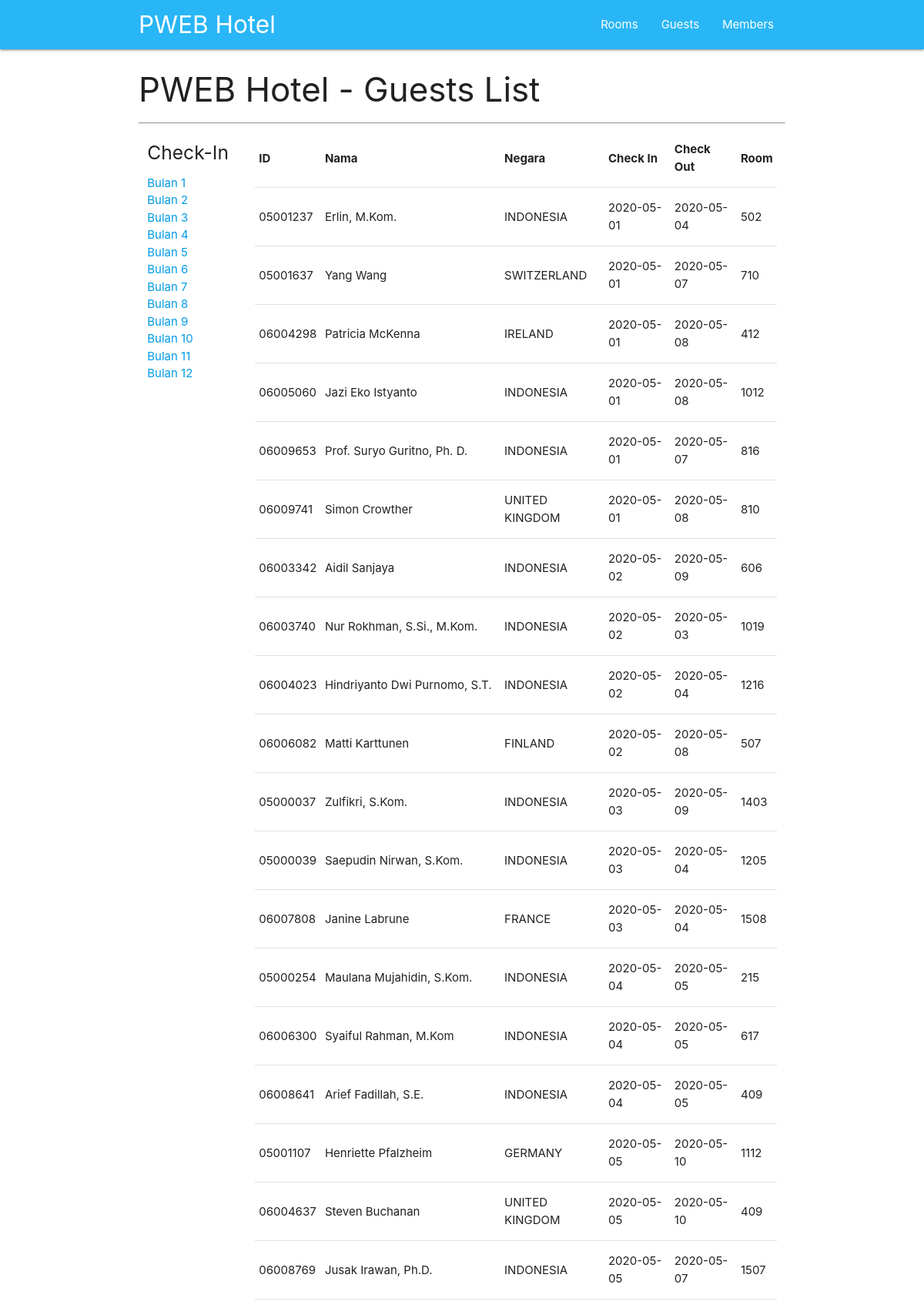
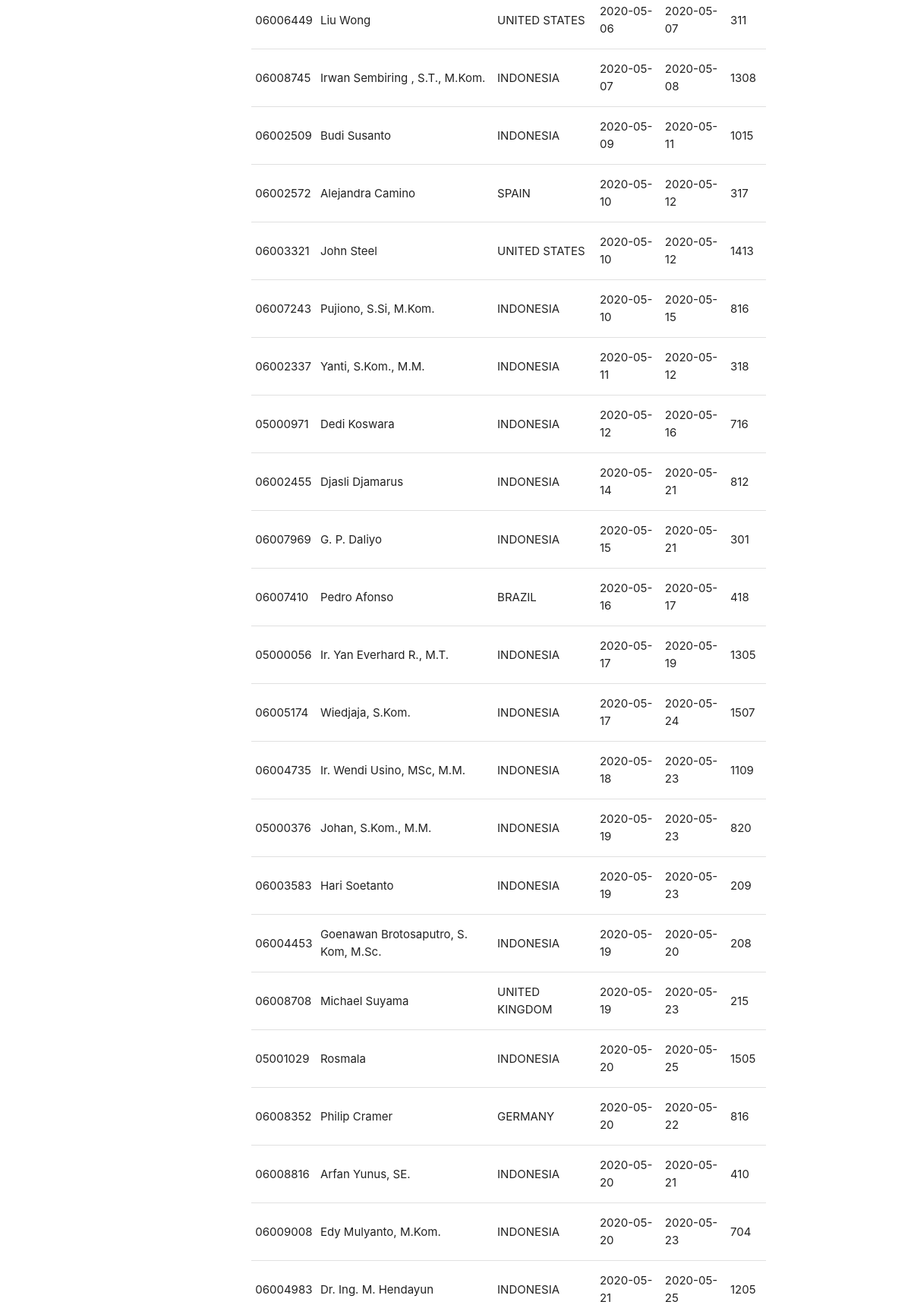
Screenshot of /guests/5 (upper part) with the database file from the repository (2 pictures, top to bottom).
### tables this page shows
CREATE TABLE `guests` (
  `date_in` date DEFAULT NULL,
  `date_out` date DEFAULT NULL,
  `member_ID` char(8) DEFAULT NULL,
  `room` char(4) DEFAULT NULL
);

CREATE TABLE `members` (
  `member_ID` char(8) NOT NULL DEFAULT '',
  `nama` varchar(50) DEFAULT NULL,
  `alamat` varchar(100) DEFAULT NULL,
  `kota` varchar(30) DEFAULT NULL,
  `kodepos` varchar(15) DEFAULT NULL,
  `negara` char(2) DEFAULT NULL,
  `telepon` varchar(25) DEFAULT NULL,
  `hp` varchar(20) DEFAULT NULL,
  PRIMARY KEY (`member_ID`)
);

CREATE TABLE `country` (
  `CC` char(2) NOT NULL DEFAULT '',
  `Country` varchar(80) DEFAULT NULL,
  `ccode` varchar(5) DEFAULT NULL,
  PRIMARY KEY (`CC`)
);

### html/application/controllers/Guest.php (called while the page is built, shortened)
<?php
class Guest extends CI_Controller
{
  function __construct()
  {
    $this->load->model('guest_model');
  }
  public function guestlist( $checkin = '' )
  {
    if ($checkin == '') {
      $where = '';
    }
    else {
      $where = "(MONTH(date_in) = ".$checkin.")" ;
    }
    $viewdata['judul'] = "PWEB Hotel - Guests List";
    $viewdata['guests'] = $this->guest_model->guestList( $where );
    $this->load->view('layout/header');
    $this->load->view('guestlist', $viewdata);
    $this->load->view('layout/footer');
  }
}

### html/index.php (called while the page is built, shortened)
<?php
require_once BASEPATH.'core/CodeIgniter.php';

### html/application/models/Guest_model.php (called while the page is built, shortened)
<?php
class Guest_model extends CI_Model {
  public function guestList( $where = '' )
  {
    $this->db->select('gs.member_ID, mm.nama, cc.Country, gs.date_in, gs.date_out, gs.room');
    $this->db->join('members mm' , 'gs.member_ID = mm.member_ID');
    $this->db->join('country cc' , 'mm.negara=cc.CC');
    if ( $where != '' ) $this->db->where( $where );
    $query = $this->db->get( 'guests gs' );
    return $query->result_array();
  }
}

### html/application/views/guestlist.php (the view)
<div class="container">
<h3> <?= $judul ?> </h3>
<hr>
<div class="row">
  <div class="col s2">
    <h5>Check-In</h5>
    <ul>
      <li>
        <?php
          for ($l=1; $l<=12 ; $l++) {
            ?>
            <li>
              <a href="/guests/<?= $l?>">Bulan <?= $l ?></a>
            </li>
            <?php
          }
         ?>
      </li>
    </ul>
  </div>
  <div class="col s10">
    <table>
      <thead>
        <tr>
          <th>ID</th>
          <th>Nama</th>
          <th>Negara</th>
          <th>Check In</th>
          <th>Check Out</th>
          <th>Room</th>
        </tr>
      </thead>
      <tbody>
      <?php foreach ($guests as $guest): ?>
        <tr>
          <td> <?= $guest['member_ID'] ?></td>
          <td> <?= $guest['nama'] ?></td>
          <td> <?= $guest['Country'] ?></td>
          <td> <?= $guest['date_in'] ?></td>
          <td> <?= $guest['date_out'] ?></td>
          <td> <?= $guest['room'] ?></td>
        </tr>
      <?php endforeach; ?>
      </tbody>
    </table>
  </div>
</div>
</div>

### rows the page displays
guests: member_ID "05001237", member_ID.nama "Erlin, M.Kom.", country.Country "INDONESIA", date_in "2020-05-01", date_out "2020-05-04", room "502"
guests: member_ID "05001637", member_ID.nama "Yang Wang", country.Country "SWITZERLAND", date_in "2020-05-01", date_out "2020-05-07", room "710"
guests: member_ID "06004298", member_ID.nama "Patricia McKenna", country.Country "IRELAND", date_in "2020-05-01", date_out "2020-05-08", room "412"
guests: member_ID "06005060", member_ID.nama "Jazi Eko Istyanto", country.Country "INDONESIA", date_in "2020-05-01", date_out "2020-05-08", room "1012"
guests: member_ID "06009653", member_ID.nama "Prof. Suryo Guritno, Ph. D.", country.Country "INDONESIA", date_in "2020-05-01", date_out "2020-05-07", room "816"
guests: member_ID "06009741", member_ID.nama "Simon Crowther", country.Country "UNITED KINGDOM", date_in "2020-05-01", date_out "2020-05-08", room "810"
guests: member_ID "06003342", member_ID.nama "Aidil Sanjaya", country.Country "INDONESIA", date_in "2020-05-02", date_out "2020-05-09", room "606"
guests: member_ID "06003740", member_ID.nama "Nur Rokhman, S.Si., M.Kom.", country.Country "INDONESIA", date_in "2020-05-02", date_out "2020-05-03", room "1019"
guests: member_ID "06004023", member_ID.nama "Hindriyanto Dwi Purnomo, S.T.", country.Country "INDONESIA", date_in "2020-05-02", date_out "2020-05-04", room "1216"
guests: member_ID "06006082", member_ID.nama "Matti Karttunen", country.Country "FINLAND", date_in "2020-05-02", date_out "2020-05-08", room "507"
guests: member_ID "05000037", member_ID.nama "Zulfikri, S.Kom.", country.Country "INDONESIA", date_in "2020-05-03", date_out "2020-05-09", room "1403"
guests: member_ID "05000039", member_ID.nama "Saepudin Nirwan, S.Kom.", country.Country "INDONESIA", date_in "2020-05-03", date_out "2020-05-04", room "1205"
guests: member_ID "06007808", member_ID.nama "Janine Labrune", country.Country "FRANCE", date_in "2020-05-03", date_out "2020-05-04", room "1508"
guests: member_ID "05000254", member_ID.nama "Maulana Mujahidin, S.Kom.", country.Country "INDONESIA", date_in "2020-05-04", date_out "2020-05-05", room "215"
guests: member_ID "06006300", member_ID.nama "Syaiful Rahman, M.Kom", country.Country "INDONESIA", date_in "2020-05-04", date_out "2020-05-05", room "617"
guests: member_ID "06008641", member_ID.nama "Arief Fadillah, S.E.", country.Country "INDONESIA", date_in "2020-05-04", date_out "2020-05-05", room "409"
guests: member_ID "05001107", member_ID.nama "Henriette Pfalzheim", country.Country "GERMANY", date_in "2020-05-05", date_out "2020-05-10", room "1112"
guests: member_ID "06004637", member_ID.nama "Steven Buchanan", country.Country "UNITED KINGDOM", date_in "2020-05-05", date_out "2020-05-10", room "409"
guests: member_ID "06008769", member_ID.nama "Jusak Irawan, Ph.D.", country.Country "INDONESIA", date_in "2020-05-05", date_out "2020-05-07", room "1507"
guests: member_ID "06006449", member_ID.nama "Liu Wong", country.Country "UNITED STATES", date_in "2020-05-06", date_out "2020-05-07", room "311"
guests: member_ID "06008745", member_ID.nama "Irwan Sembiring , S.T., M.Kom.", country.Country "INDONESIA", date_in "2020-05-07", date_out "2020-05-08", room "1308"
guests: member_ID "06002509", member_ID.nama "Budi Susanto", country.Country "INDONESIA", date_in "2020-05-09", date_out "2020-05-11", room "1015"
guests: member_ID "06002572", member_ID.nama "Alejandra Camino", country.Country "SPAIN", date_in "2020-05-10", date_out "2020-05-12", room "317"
guests: member_ID "06003321", member_ID.nama "John Steel", country.Country "UNITED STATES", date_in "2020-05-10", date_out "2020-05-12", room "1413"
guests: member_ID "06007243", member_ID.nama "Pujiono, S.Si, M.Kom.", country.Country "INDONESIA", date_in "2020-05-10", date_out "2020-05-15", room "816"
guests: member_ID "06002337", member_ID.nama "Yanti, S.Kom., M.M.", country.Country "INDONESIA", date_in "2020-05-11", date_out "2020-05-12", room "318"
guests: member_ID "05000971", member_ID.nama "Dedi Koswara", country.Country "INDONESIA", date_in "2020-05-12", date_out "2020-05-16", room "716"
guests: member_ID "06002455", member_ID.nama "Djasli Djamarus", country.Country "INDONESIA", date_in "2020-05-14", date_out "2020-05-21", room "812"
guests: member_ID "06007969", member_ID.nama "G. P. Daliyo", country.Country "INDONESIA", date_in "2020-05-15", date_out "2020-05-21", room "301"
guests: member_ID "06007410", member_ID.nama "Pedro Afonso", country.Country "BRAZIL", date_in "2020-05-16", date_out "2020-05-17", room "418"
guests: member_ID "05000056", member_ID.nama "Ir. Yan Everhard R., M.T.", country.Country "INDONESIA", date_in "2020-05-17", date_out "2020-05-19", room "1305"
guests: member_ID "06005174", member_ID.nama "Wiedjaja, S.Kom.", country.Country "INDONESIA", date_in "2020-05-17", date_out "2020-05-24", room "1507"
guests: member_ID "06004735", member_ID.nama "Ir. Wendi Usino, MSc, M.M.", country.Country "INDONESIA", date_in "2020-05-18", date_out "2020-05-23", room "1109"
guests: member_ID "05000376", member_ID.nama "Johan, S.Kom., M.M.", country.Country "INDONESIA", date_in "2020-05-19", date_out "2020-05-23", room "820"
guests: member_ID "06003583", member_ID.nama "Hari Soetanto", country.Country "INDONESIA", date_in "2020-05-19", date_out "2020-05-23", room "209"
guests: member_ID "06004453", member_ID.nama "Goenawan Brotosaputro, S. Kom, M.Sc.", country.Country "INDONESIA", date_in "2020-05-19", date_out "2020-05-20", room "208"
guests: member_ID "06008708", member_ID.nama "Michael Suyama", country.Country "UNITED KINGDOM", date_in "2020-05-19", date_out "2020-05-23", room "215"
guests: member_ID "05001029", member_ID.nama "Rosmala", country.Country "INDONESIA", date_in "2020-05-20", date_out "2020-05-25", room "1505"
guests: member_ID "06008352", member_ID.nama "Philip Cramer", country.Country "GERMANY", date_in "2020-05-20", date_out "2020-05-22", room "816"
guests: member_ID "06008816", member_ID.nama "Arfan Yunus, SE.", country.Country "INDONESIA", date_in "2020-05-20", date_out "2020-05-21", room "410"
guests: member_ID "06009008", member_ID.nama "Edy Mulyanto, M.Kom.", country.Country "INDONESIA", date_in "2020-05-20", date_out "2020-05-23", room "704"
guests: member_ID "06004983", member_ID.nama "Dr. Ing. M. Hendayun", country.Country "INDONESIA", date_in "2020-05-21", date_out "2020-05-25", room "1205"

### other values shown
$judul "PWEB Hotel - Guests List"
